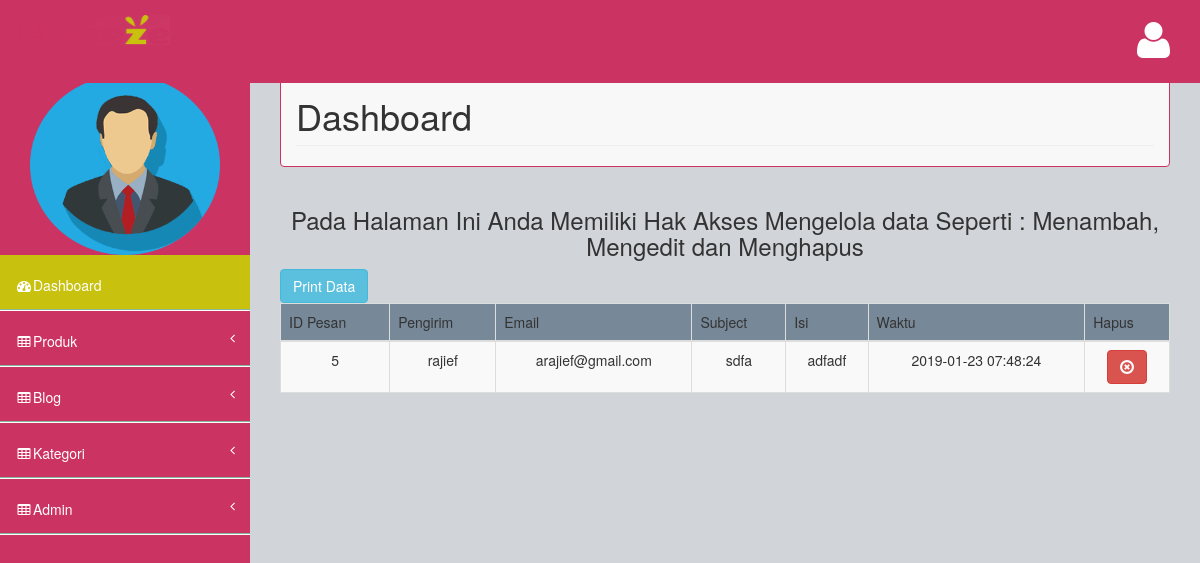
The page /admin/index.php (signed in) on the database its author committed.
### tables this page shows
CREATE TABLE `pesan` (
  `idPesan` int(11) NOT NULL,
  `nama` varchar(255) NOT NULL,
  `email` varchar(255) NOT NULL,
  `subject` varchar(255) NOT NULL,
  `isi` text NOT NULL,
  `tgl` timestamp NOT NULL DEFAULT CURRENT_TIMESTAMP ON UPDATE CURRENT_TIMESTAMP
);

### admin/index.php (the view, shortened to what this page needs)
<!DOCTYPE html>
<html>
<head>
    <link href="assets/plugins/bootstrap/bootstrap.css" rel="stylesheet" />
    <link href="assets/font-awesome/css/font-awesome.css" rel="stylesheet" />
    <link href="assets/plugins/pace/pace-theme-big-counter.css" rel="stylesheet" />
    <link href="assets/css/style.css" rel="stylesheet" />
    <link href="assets/css/main-style.css" rel="stylesheet" />
    <link href="assets/plugins/morris/morris-0.4.3.min.css" rel="stylesheet" />
   </head>
<body>
    <div id="wrapper">
        <nav class="navbar navbar-default navbar-fixed-top" role="navigation" id="navbar">
            <div class="navbar-header">
                <a class="navbar-brand" href="index.php">
                    <img src="assets/img/logoo.png"  width="150px" height="150px"  />
                </a>
            </div>
            <ul class="nav navbar-top-links navbar-right">
                <li class="dropdown">
                    <a class="dropdown-toggle" data-toggle="dropdown" href="#">
                        <i class="fa fa-user fa-3x"></i>
                    </a>
                </li>
            </ul>
        </nav>
        <nav class="navbar-default navbar-static-side" role="navigation">
            <div class="sidebar-collapse">
                <ul class="nav" id="side-menu">
                        <div class="user-section" align="center">
                                <img src="assets/img/admin.png" width="190px" height="180px" >
                        </div>
                    <li class="selected">
                        <a href="index.php"><i class="fa fa-dashboard fa-fw"></i>Dashboard</a>
                    </li>
                    <li>
                        <a href="tampilProduk.php"><i class="fa fa-table fa-fw"></i>Produk<span class="fa arrow"></span></a>
                    </li>
                    <li>
                        <a href="tampilBlog.php"><i class="fa fa-table fa-fw"></i>Blog <span class="fa arrow"></span></a>
                    </li>
                     <li>
                        <a href="tampilKategori.php"><i class="fa fa-table fa-fw"></i>Kategori <span class="fa arrow"></span></a>
                    </li>
                     <li>
                        <a href="tampilAdmin.php"><i class="fa fa-table fa-fw"></i>Admin <span class="fa arrow"></span></a>
                    </li>
                        </ul>
            </div>
        </nav>
        <div id="page-wrapper">
            <nav class="navbar navbar-default">
                <div class="col-lg-12">
                    <h1 class="page-header">Dashboard</h1>
                </div>
            </nav>
            <div class="row">
                <div >
                 <center><h3>Pada Halaman Ini Anda Memiliki Hak Akses Mengelola data Seperti : Menambah, Mengedit dan Menghapus</h3></center>
                </div>
            </div>
            <tr align="center">
<button align="center" class="btn btn-info" onclick="print_d()">Print Data</button>
</tr>
<div class="info1">
<div class="box box-primary">
    <div class="box-body table-responsive">
        <table id="example1" class="table table-bordered table-striped">
            <thead>
                <tr bgcolor="#778899" class="style4">
                    <td>ID Pesan</td>
                    <td>Pengirim</td>
                    <td>Email</td>
                    <td>Subject</td>
                    <td>Isi</td>
                    <td>Waktu</td>
                    <td>Hapus </td>
                </tr>
            </thead>
            <tbody>
                <?php
                include "koneksi.php";
                $Cari="SELECT * FROM pesan ";
                $sql = mysqli_query($connect, $Cari);
                while ( $hasil = mysqli_fetch_array ($sql)) {
                    $idPesan = stripslashes ($hasil['idPesan']);
                    $nama = stripslashes ($hasil['nama']);
                    $email = stripslashes ($hasil['email']);
                    $subject = stripslashes ($hasil['subject']);
                    $isi = stripslashes ($hasil['isi']);
                     $waktu = stripslashes ($hasil['tgl']);
                        ?>
                        <tr align="center" bgcolor="#ffffff" class="style5">
                            <td><?=$idPesan?><div align="center"></div></td>
                            <td><?=$nama?><div align="center"></div></td>
                            <td><?=$email?><div align="center"></div></td>
                            <td><?=$subject?><div align="center"></div></td>
                            <td><?=$isi?><div align="center"></div></td>
                             <td><?=$waktu?><div align="center"></div></td>
                            <td bgcolor=" #ffffff"><div><a class="btn btn-danger" href="hapusPesan.php?idPesan=<?=$idPesan?>" title="click for delete" onclick="return confirm('Anda yakin untuk menghapus ?')"><span class="glyphicon glyphicon-remove-circle"></span></a></div></td>
                        </tr>
                        <?php
                }
                ?>
            </tbody>
        </table>
        </div>
    </div>
</body>
</html>

### admin/assets/css/style.css (style rules this page uses)
body { background-color: #cb3362; }
#wrapper { width: 100%; margin-top: 55px!important; background-color:#cb3362; }
#page-wrapper { padding: 0 15px; min-height: 568px; background-color:rgb(209, 212, 216); }
.navbar-static-side ul li { border-bottom:1px solid #ffffff !important; }
.navbar-top-links li { display: inline-block; }
.navbar-top-links li:last-child { margin-right: 15px; }
.navbar-top-links li a { padding: 20px; min-height: 50px; }
.arrow { float: right; }
.fa.arrow:before { content: "\f104"; }
@media (min-width:768px) { .navbar-static-side { z-index: 1; position: absolute; width: 250px; } }

### admin/assets/css/main-style.css (style rules this page uses)
.navbar-top-links > li > a { color: #FFFFFF; }
.nav > li > a { padding: 20px 15px; }
#side-menu { background-color:#cb3362; }
#side-menu a { color:#fff; border-bottom: 1px solid #84B899 !important; height: 55px; }
.selected { background-color:rgb(200, 193, 13); }
#navbar { background-color:rgb(203, 51, 98);; }
.navbar-brand { padding-left:20px; }
.navbar-brand img { height:30px; }
.navbar-default { border-color: #cb3362; }
@media (min-width:768px) { #page-wrapper { position: inherit; margin: 0 0 0 250px; padding: 0 30px; min-height: 1000px; } }

### rows shown on the page
pesan: idPesan "5", nama "rajief", email "arajief@gmail.com", subject "sdfa", isi "adfadf", tgl "2019-01-23 07:48:24"
